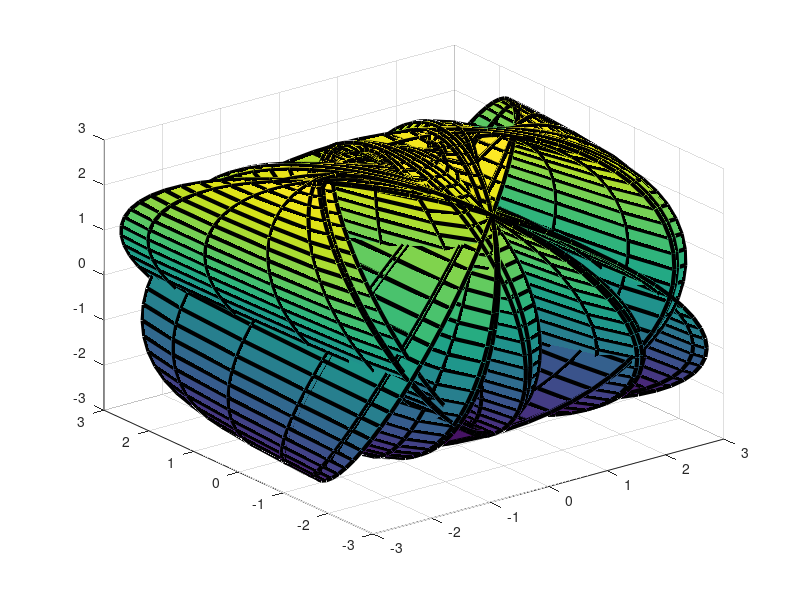

The MATLAB script that drew this image:
#pseudoesfera
clear all;
t=0:0.1:2*pi+0.1;
u=0:0.1:2*pi+0.1;
R=3;
[T,U]=meshgrid(t,u);
for i=1:120;
x=R*cos(T+i).*sin(U);
y=R*sin(T*i).*sin(U+i);
z=R*cos(U+i);
#plot3(x,y,z,'LineWidth',3)
surf(x,y,z,'LineWidth',3)
pause(1/60);
end
